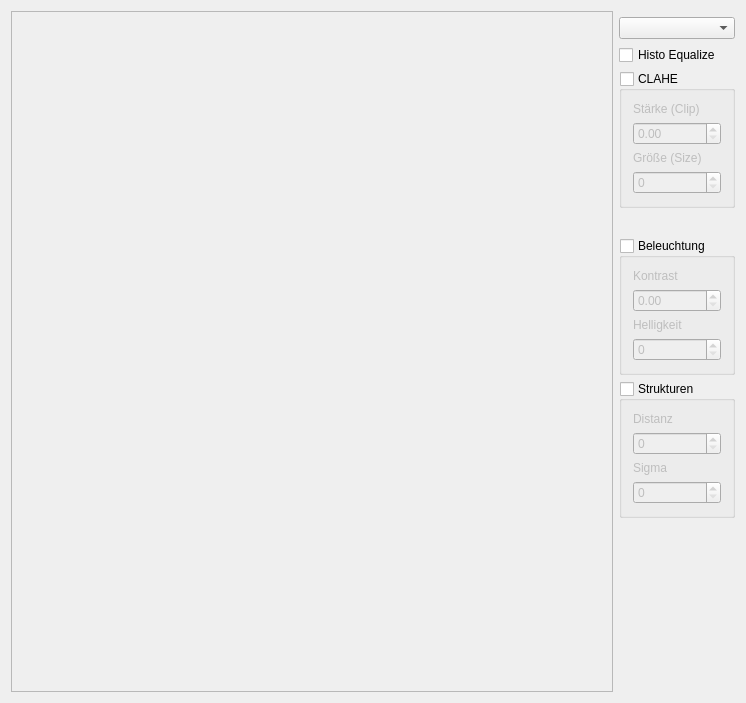
<?xml version="1.0" encoding="UTF-8"?>
<ui version="4.0">
 <class>MatrixImageView</class>
 <widget class="QWidget" name="MatrixImageView">
  <property name="geometry">
   <rect>
    <x>0</x>
    <y>0</y>
    <width>746</width>
    <height>703</height>
   </rect>
  </property>
  <property name="windowTitle">
   <string>MatrixImageView</string>
  </property>
  <layout class="QGridLayout" name="gridLayout">
   <item row="8" column="1">
    <widget class="QGroupBox" name="contrastGroupBox">
     <property name="title">
      <string>Beleuchtung</string>
     </property>
     <property name="checkable">
      <bool>true</bool>
     </property>
     <property name="checked">
      <bool>false</bool>
     </property>
     <layout class="QVBoxLayout" name="verticalLayout_3">
      <item>
       <widget class="QLabel" name="contrastLabel">
        <property name="text">
         <string>Kontrast</string>
        </property>
       </widget>
      </item>
      <item>
       <widget class="QDoubleSpinBox" name="contrastSpinBox"/>
      </item>
      <item>
       <widget class="QLabel" name="brightnessLabel">
        <property name="text">
         <string>Helligkeit</string>
        </property>
       </widget>
      </item>
      <item>
       <widget class="QSpinBox" name="brightnessSpinBox"/>
      </item>
     </layout>
    </widget>
   </item>
   <item row="9" column="1">
    <widget class="QGroupBox" name="structureGroupBox">
     <property name="title">
      <string>Strukturen</string>
     </property>
     <property name="checkable">
      <bool>true</bool>
     </property>
     <property name="checked">
      <bool>false</bool>
     </property>
     <layout class="QVBoxLayout" name="verticalLayout_4">
      <item>
       <widget class="QLabel" name="label_5">
        <property name="text">
         <string>Distanz</string>
        </property>
       </widget>
      </item>
      <item>
       <widget class="QSpinBox" name="structureSpinBoxDistance"/>
      </item>
      <item>
       <widget class="QLabel" name="label_4">
        <property name="text">
         <string>Sigma</string>
        </property>
       </widget>
      </item>
      <item>
       <widget class="QSpinBox" name="structureSpinBoxSigma"/>
      </item>
     </layout>
    </widget>
   </item>
   <item row="2" column="1">
    <widget class="QCheckBox" name="checkHistoEqualize">
     <property name="text">
      <string>Histo Equalize</string>
     </property>
    </widget>
   </item>
   <item row="11" column="1">
    <spacer name="verticalSpacer">
     <property name="orientation">
      <enum>Qt::Vertical</enum>
     </property>
     <property name="sizeHint" stdset="0">
      <size>
       <width>20</width>
       <height>40</height>
      </size>
     </property>
    </spacer>
   </item>
   <item row="1" column="1">
    <widget class="QComboBox" name="comboBox"/>
   </item>
   <item row="3" column="1">
    <widget class="QGroupBox" name="claheGroupBox">
     <property name="title">
      <string>CLAHE</string>
     </property>
     <property name="checkable">
      <bool>true</bool>
     </property>
     <property name="checked">
      <bool>false</bool>
     </property>
     <layout class="QVBoxLayout" name="verticalLayout">
      <item>
       <widget class="QLabel" name="claheLabelSizeBox">
        <property name="text">
         <string>Stärke (Clip)</string>
        </property>
       </widget>
      </item>
      <item>
       <widget class="QDoubleSpinBox" name="claheSpinBoxClip"/>
      </item>
      <item>
       <widget class="QLabel" name="claheLabelClipBox">
        <property name="text">
         <string>Größe (Size)</string>
        </property>
       </widget>
      </item>
      <item>
       <widget class="QSpinBox" name="claheSpinBoxSize"/>
      </item>
     </layout>
    </widget>
   </item>
   <item row="0" column="0" rowspan="12">
    <widget class="MatrixFrameView" name="frameView">
     <property name="sizePolicy">
      <sizepolicy hsizetype="Expanding" vsizetype="Expanding">
       <horstretch>0</horstretch>
       <verstretch>0</verstretch>
      </sizepolicy>
     </property>
     <property name="frameShape">
      <enum>QFrame::StyledPanel</enum>
     </property>
     <property name="frameShadow">
      <enum>QFrame::Raised</enum>
     </property>
    </widget>
   </item>
  </layout>
 </widget>
 <layoutdefault spacing="6" margin="11"/>
 <customwidgets>
  <customwidget>
   <class>MatrixFrameView</class>
   <extends>QFrame</extends>
   <header>MatrixFrameView.h</header>
   <container>1</container>
  </customwidget>
 </customwidgets>
 <resources/>
 <connections/>
</ui>
